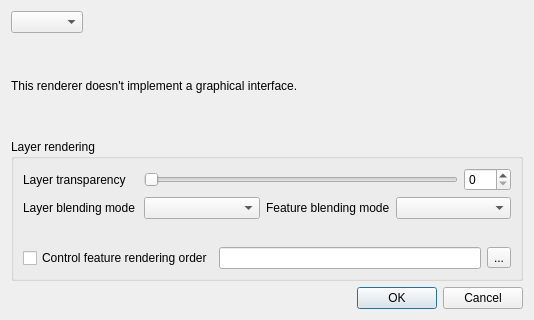
<?xml version="1.0" encoding="UTF-8"?>
<ui version="4.0">
 <class>RendererV2PropsDialogBase</class>
 <widget class="QDialog" name="RendererV2PropsDialogBase">
  <property name="geometry">
   <rect>
    <x>0</x>
    <y>0</y>
    <width>534</width>
    <height>320</height>
   </rect>
  </property>
  <property name="windowTitle">
   <string>Renderer settings</string>
  </property>
  <layout class="QVBoxLayout" name="verticalLayout_2">
   <item>
    <layout class="QHBoxLayout" name="horizontalLayout">
     <item>
      <widget class="QComboBox" name="cboRenderers"/>
     </item>
     <item>
      <spacer name="horizontalSpacer">
       <property name="orientation">
        <enum>Qt::Horizontal</enum>
       </property>
       <property name="sizeHint" stdset="0">
        <size>
         <width>40</width>
         <height>20</height>
        </size>
       </property>
      </spacer>
     </item>
    </layout>
   </item>
   <item>
    <widget class="QStackedWidget" name="stackedWidget">
     <property name="sizePolicy">
      <sizepolicy hsizetype="Expanding" vsizetype="Preferred">
       <horstretch>4</horstretch>
       <verstretch>0</verstretch>
      </sizepolicy>
     </property>
     <widget class="QWidget" name="pageNoWidget">
      <property name="sizePolicy">
       <sizepolicy hsizetype="Expanding" vsizetype="Preferred">
        <horstretch>0</horstretch>
        <verstretch>0</verstretch>
       </sizepolicy>
      </property>
      <layout class="QVBoxLayout" name="verticalLayout">
       <property name="leftMargin">
        <number>0</number>
       </property>
       <property name="topMargin">
        <number>0</number>
       </property>
       <property name="rightMargin">
        <number>0</number>
       </property>
       <property name="bottomMargin">
        <number>0</number>
       </property>
       <item>
        <widget class="QLabel" name="label">
         <property name="text">
          <string>This renderer doesn't implement a graphical interface.</string>
         </property>
        </widget>
       </item>
      </layout>
     </widget>
    </widget>
   </item>
   <item>
    <widget class="QgsCollapsibleGroupBox" name="groupBox">
     <property name="title">
      <string>Layer rendering</string>
     </property>
     <property name="collapsed" stdset="0">
      <bool>false</bool>
     </property>
     <property name="saveCollapsedState" stdset="0">
      <bool>true</bool>
     </property>
     <layout class="QGridLayout" name="gridLayout">
      <item row="2" column="0" colspan="4">
       <widget class="QgsEffectStackCompactWidget" name="mEffectWidget" native="true">
        <property name="minimumSize">
         <size>
          <width>16</width>
          <height>16</height>
         </size>
        </property>
       </widget>
      </item>
      <item row="0" column="1" colspan="3">
       <layout class="QHBoxLayout" name="horizontalLayout_2">
        <item>
         <widget class="QSlider" name="mLayerTransparencySlider">
          <property name="maximum">
           <number>100</number>
          </property>
          <property name="orientation">
           <enum>Qt::Horizontal</enum>
          </property>
         </widget>
        </item>
        <item>
         <widget class="QSpinBox" name="mLayerTransparencySpnBx">
          <property name="maximum">
           <number>100</number>
          </property>
         </widget>
        </item>
       </layout>
      </item>
      <item row="0" column="0">
       <widget class="QLabel" name="lblTransparency">
        <property name="text">
         <string>Layer transparency</string>
        </property>
       </widget>
      </item>
      <item row="1" column="3">
       <widget class="QgsBlendModeComboBox" name="mFeatureBlendComboBox"/>
      </item>
      <item row="1" column="2">
       <widget class="QLabel" name="lblFeatureBlend">
        <property name="text">
         <string>Feature blending mode</string>
        </property>
       </widget>
      </item>
      <item row="1" column="0">
       <widget class="QLabel" name="lblLayerBlend">
        <property name="text">
         <string>Layer blending mode</string>
        </property>
       </widget>
      </item>
      <item row="1" column="1">
       <widget class="QgsBlendModeComboBox" name="mBlendModeComboBox"/>
      </item>
      <item row="3" column="0" colspan="4">
       <layout class="QHBoxLayout" name="horizontalLayout_3">
        <item>
         <widget class="QCheckBox" name="checkboxEnableOrderBy">
          <property name="text">
           <string>Control feature rendering order</string>
          </property>
         </widget>
        </item>
        <item>
         <widget class="QLineEdit" name="lineEditOrderBy">
          <property name="readOnly">
           <bool>true</bool>
          </property>
         </widget>
        </item>
        <item>
         <widget class="QToolButton" name="btnOrderBy">
          <property name="text">
           <string>...</string>
          </property>
         </widget>
        </item>
       </layout>
      </item>
     </layout>
    </widget>
   </item>
   <item>
    <widget class="QDialogButtonBox" name="buttonBox">
     <property name="standardButtons">
      <set>QDialogButtonBox::Cancel|QDialogButtonBox::Ok</set>
     </property>
    </widget>
   </item>
  </layout>
 </widget>
 <customwidgets>
  <customwidget>
   <class>QgsEffectStackCompactWidget</class>
   <extends>QWidget</extends>
   <header>effects/qgseffectstackpropertieswidget.h</header>
   <container>1</container>
  </customwidget>
  <customwidget>
   <class>QgsBlendModeComboBox</class>
   <extends>QComboBox</extends>
   <header>qgsblendmodecombobox.h</header>
  </customwidget>
  <customwidget>
   <class>QgsCollapsibleGroupBox</class>
   <extends>QGroupBox</extends>
   <header>qgscollapsiblegroupbox.h</header>
   <container>1</container>
  </customwidget>
 </customwidgets>
 <tabstops>
  <tabstop>cboRenderers</tabstop>
  <tabstop>mLayerTransparencySlider</tabstop>
  <tabstop>mLayerTransparencySpnBx</tabstop>
  <tabstop>mBlendModeComboBox</tabstop>
  <tabstop>mFeatureBlendComboBox</tabstop>
  <tabstop>buttonBox</tabstop>
 </tabstops>
 <resources/>
 <connections/>
</ui>
